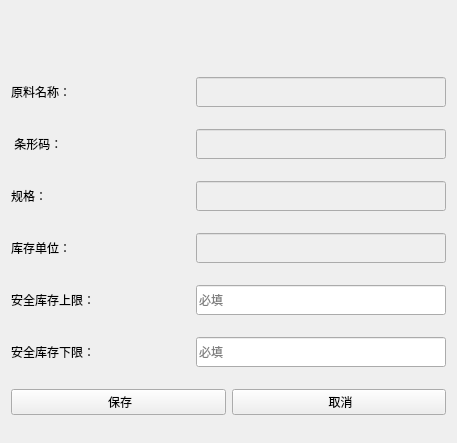
<?xml version="1.0" encoding="UTF-8"?>
<ui version="4.0">
 <class>DefaultLimitInfo</class>
 <widget class="QWidget" name="DefaultLimitInfo">
  <property name="geometry">
   <rect>
    <x>0</x>
    <y>0</y>
    <width>457</width>
    <height>443</height>
   </rect>
  </property>
  <property name="windowTitle">
   <string>Form</string>
  </property>
  <layout class="QVBoxLayout" name="verticalLayout">
   <item>
    <spacer name="horizontalSpacer">
     <property name="orientation">
      <enum>Qt::Horizontal</enum>
     </property>
     <property name="sizeHint" stdset="0">
      <size>
       <width>40</width>
       <height>25</height>
      </size>
     </property>
    </spacer>
   </item>
   <item>
    <spacer name="horizontalSpacer_2">
     <property name="orientation">
      <enum>Qt::Horizontal</enum>
     </property>
     <property name="sizeHint" stdset="0">
      <size>
       <width>40</width>
       <height>25</height>
      </size>
     </property>
    </spacer>
   </item>
   <item>
    <layout class="QHBoxLayout" name="horizontalLayout">
     <item>
      <widget class="QLabel" name="label">
       <property name="text">
        <string>原料名称：</string>
       </property>
      </widget>
     </item>
     <item>
      <widget class="QLineEdit" name="lineEditMatName">
       <property name="enabled">
        <bool>false</bool>
       </property>
       <property name="minimumSize">
        <size>
         <width>250</width>
         <height>30</height>
        </size>
       </property>
       <property name="maximumSize">
        <size>
         <width>250</width>
         <height>30</height>
        </size>
       </property>
       <property name="styleSheet">
        <string notr="true">color: rgb(0, 0, 0);</string>
       </property>
      </widget>
     </item>
    </layout>
   </item>
   <item>
    <layout class="QHBoxLayout" name="horizontalLayout_2">
     <item>
      <widget class="QLabel" name="label_2">
       <property name="text">
        <string> 条形码：</string>
       </property>
      </widget>
     </item>
     <item>
      <widget class="QLineEdit" name="lineEditBarCode">
       <property name="enabled">
        <bool>false</bool>
       </property>
       <property name="minimumSize">
        <size>
         <width>250</width>
         <height>30</height>
        </size>
       </property>
       <property name="maximumSize">
        <size>
         <width>250</width>
         <height>30</height>
        </size>
       </property>
       <property name="styleSheet">
        <string notr="true">color: rgb(0, 0, 0);</string>
       </property>
      </widget>
     </item>
    </layout>
   </item>
   <item>
    <layout class="QHBoxLayout" name="horizontalLayout_3">
     <item>
      <widget class="QLabel" name="label_3">
       <property name="text">
        <string>规格：</string>
       </property>
      </widget>
     </item>
     <item>
      <widget class="QLineEdit" name="lineEditSpec">
       <property name="enabled">
        <bool>false</bool>
       </property>
       <property name="minimumSize">
        <size>
         <width>200</width>
         <height>30</height>
        </size>
       </property>
       <property name="maximumSize">
        <size>
         <width>250</width>
         <height>30</height>
        </size>
       </property>
       <property name="styleSheet">
        <string notr="true">color: rgb(0, 0, 0);</string>
       </property>
      </widget>
     </item>
    </layout>
   </item>
   <item>
    <layout class="QHBoxLayout" name="horizontalLayout_6">
     <item>
      <widget class="QLabel" name="label_5">
       <property name="text">
        <string>库存单位：</string>
       </property>
      </widget>
     </item>
     <item>
      <widget class="QLineEdit" name="lineEditUnit">
       <property name="enabled">
        <bool>false</bool>
       </property>
       <property name="minimumSize">
        <size>
         <width>250</width>
         <height>30</height>
        </size>
       </property>
       <property name="maximumSize">
        <size>
         <width>250</width>
         <height>30</height>
        </size>
       </property>
       <property name="styleSheet">
        <string notr="true">color: rgb(0, 0, 0);</string>
       </property>
      </widget>
     </item>
    </layout>
   </item>
   <item>
    <layout class="QHBoxLayout" name="horizontalLayout_4">
     <item>
      <widget class="QLabel" name="labelUpper">
       <property name="text">
        <string>安全库存上限：</string>
       </property>
      </widget>
     </item>
     <item>
      <widget class="QLineEdit" name="lineEditUpper">
       <property name="minimumSize">
        <size>
         <width>250</width>
         <height>30</height>
        </size>
       </property>
       <property name="maximumSize">
        <size>
         <width>250</width>
         <height>16777215</height>
        </size>
       </property>
       <property name="placeholderText">
        <string>必填</string>
       </property>
      </widget>
     </item>
    </layout>
   </item>
   <item>
    <layout class="QHBoxLayout" name="horizontalLayout_7">
     <item>
      <widget class="QLabel" name="labelLower">
       <property name="text">
        <string>安全库存下限：</string>
       </property>
      </widget>
     </item>
     <item>
      <widget class="QLineEdit" name="lineEditLower">
       <property name="minimumSize">
        <size>
         <width>250</width>
         <height>30</height>
        </size>
       </property>
       <property name="maximumSize">
        <size>
         <width>250</width>
         <height>16777215</height>
        </size>
       </property>
       <property name="placeholderText">
        <string>必填</string>
       </property>
      </widget>
     </item>
    </layout>
   </item>
   <item>
    <layout class="QHBoxLayout" name="horizontalLayout_5">
     <item>
      <widget class="QPushButton" name="pushButtonSave">
       <property name="text">
        <string> 保存</string>
       </property>
       <property name="icon">
        <iconset resource="../../../res.qrc">
         <normaloff>:/image/image/确认.png</normaloff>:/image/image/确认.png</iconset>
       </property>
      </widget>
     </item>
     <item>
      <widget class="QPushButton" name="pushButtonCancel">
       <property name="text">
        <string> 取消</string>
       </property>
       <property name="icon">
        <iconset resource="../../../res.qrc">
         <normaloff>:/image/image/cancel.png</normaloff>:/image/image/cancel.png</iconset>
       </property>
      </widget>
     </item>
    </layout>
   </item>
  </layout>
 </widget>
 <resources>
  <include location="../../../res.qrc"/>
 </resources>
 <connections/>
</ui>
